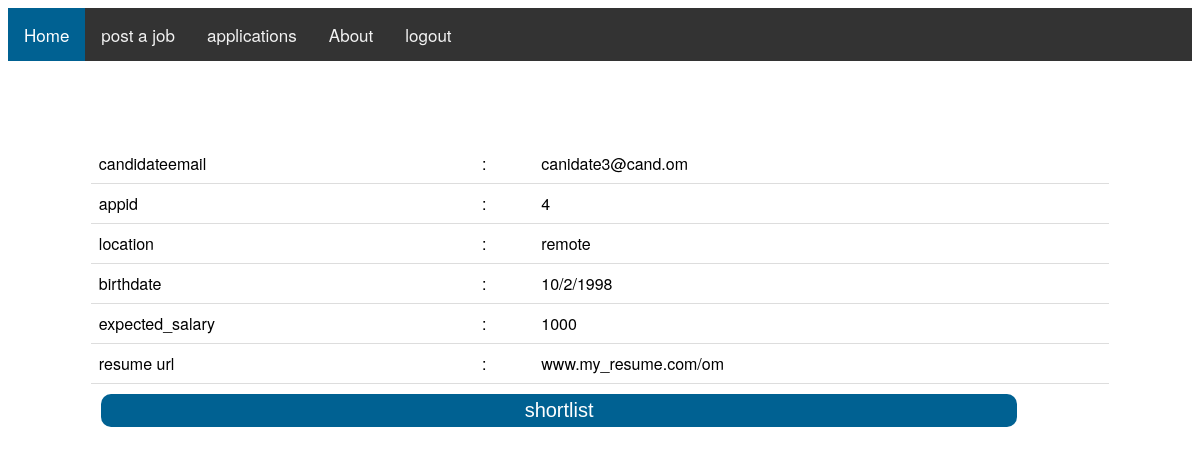
The app's page /lookApplicant/2/ with its own data.
### job_portal/models.py (models this page shows)
class Applicant(models.Model):
    applicantid=models.AutoField(primary_key=True)
    candidateemail=models.CharField(max_length=100)
    appid=models.CharField(max_length=100)
    age=models.CharField(max_length=100)
    location=models.CharField(max_length=100)
    birthdate=models.CharField(max_length=100)
    expected_salary=models.CharField(max_length=100)
    resume_url=models.CharField(max_length=1000)
    progress=models.CharField(max_length=100)
    pass

### job_portal/views.py (the view)
# urls.py: path('lookApplicant/<str:applicantid>/',views.lookApplicant),
def lookApplicant(request,applicantid):
    applicant=Applicant.objects.get(applicantid=applicantid)
    print("applicant with given applicant id : ",applicant)
    return render(request,'lookApplicant.html',{
        'applicant':applicant
    })
    pass

### templates/lookApplicant.html (shortened to what this page needs)
<!DOCTYPE html>
<html lang="en">
<head>
</head>
<body>
    <div class="topnav">
        <a class="active" href="/../../candidatehome">Home</a>
        <a href="/../craftApplication">post a job</a>
        <a href="/../getMyApplications/{{application.hremail}}">applications</a>
        <a href="/../../about">About</a>
        <a href="/../../login">logout</a>
    </div>
    <div class="container">
        <table>
            <tr>
                <td>candidateemail</td> <td>: </td>
                <td>{{applicant.candidateemail}}</td>
            </tr>
            <tr>
                <td>appid</td> <td>: </td>
                <td>{{applicant.appid}}</td>
            </tr>
            <tr>
                <td>location</td> <td>: </td>
                <td>{{applicant.location}}</td>
            </tr>
            <tr>
                <td>birthdate</td> <td>: </td>
                <td>{{applicant.birthdate}}</td>
            </tr>
            <tr>
                <td>expected_salary</td> <td>: </td>
                <td>{{applicant.expected_salary}}</td>
            </tr>
            <tr>
                <td>resume url </td> <td>: </td>
                <td>{{applicant.resume_url}}</td>
            </tr>
        </table>
        <form method="post" action="/../../shortlistCandidate/{{applicant.applicantid}}/">
            <button style="width:90%;font-size:20px;">shortlist</button>
        </form>
    </div>
</body>
</html>

### templates/lookApplicant.html (style rules this page uses)
body { font-family: "Helvetica Neue",Helvetica; }
.container { margin:2%; padding:5%; }
button { background-color:#006192; color:white; outline:none; border:none; border-radius :10px; font-size:20px; padding:5px; margin:10px; }
a { color:white; }
.topnav { overflow: hidden; background-color: #333; }
.topnav a { float: left; color: #f2f2f2; text-align: center; padding: 14px 16px; text-decoration: none; font-size: 17px; }
.topnav a.active { background-color: #006192; color: white; }
table { border-collapse: collapse; width: 100%; }
th, td { padding: 8px; text-align: left; border-bottom: 1px solid #DDD; }

### records on screen
Applicant: candidateemail "canidate3@cand.om", appid "4", location "remote", birthdate "10/2/1998", expected_salary "1000", resume_url "www.my_resume.com/om"
